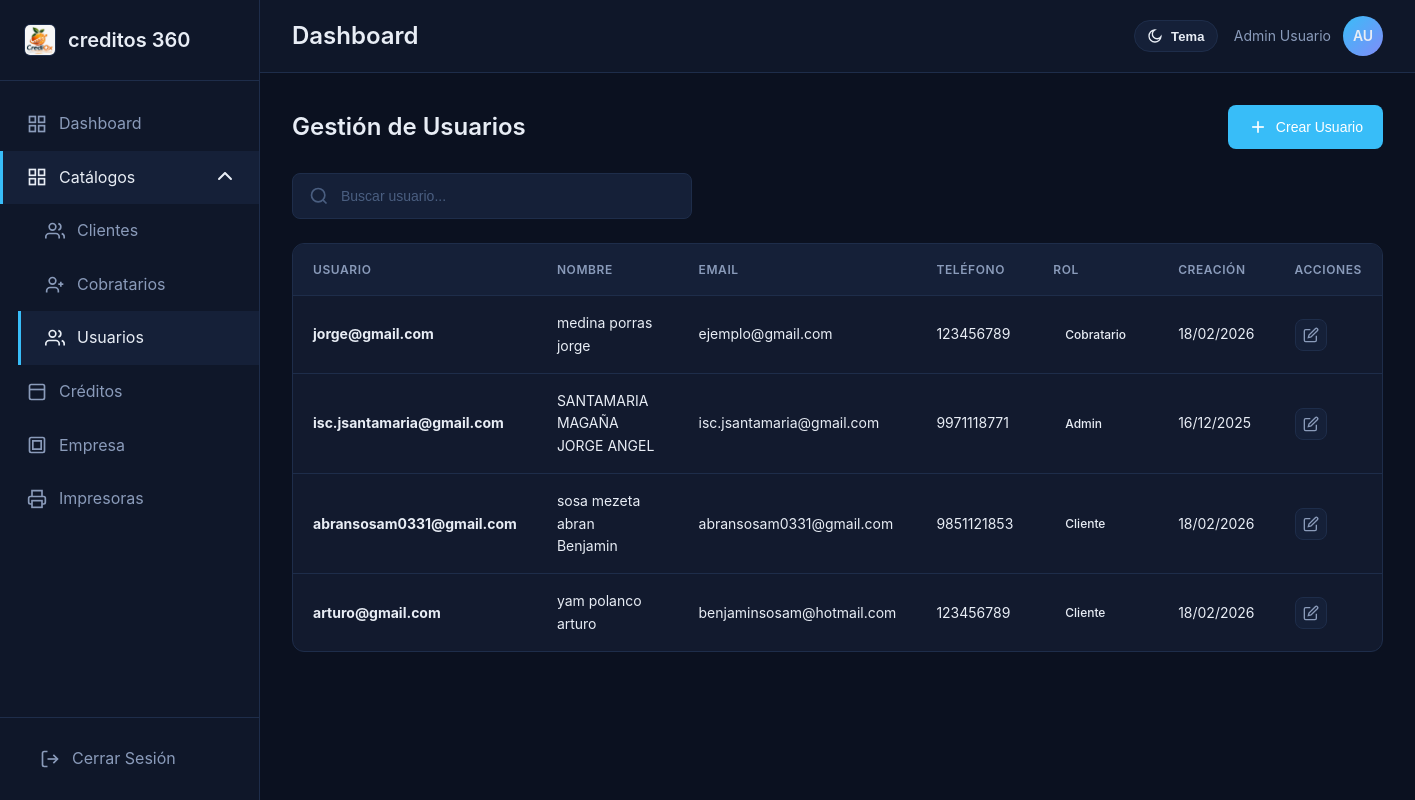
The page /public/usuarios (signed in) on the database its author committed.
### tables this page shows
CREATE TABLE `datos_empresa` (
  `id` int(11) NOT NULL,
  `nombre_empresa` varchar(150) DEFAULT NULL,
  `direccion` varchar(255) DEFAULT NULL,
  `correo` varchar(120) DEFAULT NULL,
  `representante_legal` varchar(150) DEFAULT NULL,
  `rfc` varchar(13) DEFAULT NULL,
  `telefono` varchar(20) DEFAULT NULL,
  `logo_ruta` varchar(255) DEFAULT NULL,
  `created_at` timestamp NULL DEFAULT current_timestamp(),
  `updated_at` timestamp NULL DEFAULT current_timestamp() ON UPDATE current_timestamp()
);

CREATE TABLE `usuarios` (
  `idusuario` int(11) NOT NULL,
  `idpersona` int(11) NOT NULL,
  `username` varchar(50) DEFAULT NULL,
  `password` varchar(255) DEFAULT NULL,
  `activo` tinyint(4) DEFAULT 1,
  `created_at` timestamp NOT NULL DEFAULT current_timestamp()
);

CREATE TABLE `personas` (
  `idpersona` int(11) NOT NULL,
  `ap_paterno` varchar(50) DEFAULT NULL,
  `ap_materno` varchar(50) DEFAULT NULL,
  `nombres` varchar(80) DEFAULT NULL,
  `idrol` int(11) NOT NULL,
  `email` varchar(100) DEFAULT NULL,
  `telefono` varchar(20) DEFAULT NULL,
  `sexo` char(1) DEFAULT NULL,
  `fecha_nacimiento` date DEFAULT NULL,
  `edad` int(11) DEFAULT NULL,
  `curp` varchar(18) DEFAULT NULL,
  `clave_elector` varchar(20) DEFAULT NULL,
  `foto_ruta` varchar(255) DEFAULT NULL,
  `dom_calle` varchar(100) DEFAULT NULL,
  `dom_numero` varchar(10) DEFAULT NULL,
  `dom_cruz1` varchar(100) DEFAULT NULL,
  `dom_cruz2` varchar(100) DEFAULT NULL,
  `dom_colonia` varchar(100) DEFAULT NULL,
  `dom_cp` varchar(10) DEFAULT NULL,
  `idestado` int(11) DEFAULT NULL,
  `idmunicipio` int(11) DEFAULT NULL,
  `dom_referencia` varchar(255) DEFAULT NULL,
  `activo` tinyint(4) DEFAULT 1,
  `created_at` timestamp NOT NULL DEFAULT current_timestamp()
);

### app/views/usuarios/index.php (the view, shortened to what the rows shown need)
<?php
$usuarios = $usuarios ?? [];
?>
<section id="usuarios" class="content-section">
    <div class="section-header">
        <h2>Gestión de Usuarios</h2>
        <a href="nuevo-usuario">
            <button class="btn-primary">
                <svg width="20" height="20" viewBox="0 0 24 24" fill="none" stroke="currentColor" stroke-width="2">
                    <line x1="12" y1="5" x2="12" y2="19"></line>
                    <line x1="5" y1="12" x2="19" y2="12"></line>
                </svg>
                Crear Usuario
            </button>
        </a>
    </div>
    <div class="search-bar">
        <svg width="20" height="20" viewBox="0 0 24 24" fill="none" stroke="currentColor" stroke-width="2">
            <circle cx="11" cy="11" r="8"></circle>
            <line x1="21" y1="21" x2="16.65" y2="16.65"></line>
        </svg>
        <input type="text" placeholder="Buscar usuario...">
    </div>
    <div class="table-container">
        <table class="data-table">
            <thead>
                <tr>
                    <th>Usuario</th>
                    <th>Nombre</th>
                    <th>Email</th>
                    <th>Teléfono</th>
                    <th>Rol</th>
                    <th>Creación</th>
                    <th>Acciones</th>
                </tr>
            </thead>
            <tbody>
                <?php if (empty($usuarios)): ?>
                    <tr>
                        <td colspan="7" style="text-align: center; padding: 40px; color: var(--text-muted);">
                            <svg width="40" height="40" viewBox="0 0 24 24" fill="none" stroke="currentColor" stroke-width="2" style="margin-bottom: 10px; opacity: 0.5;">
                                <path d="M14 16H9m-4.5-4h15"></path>
                                <path d="M12 2c-6.627 0-12 3.134-12 7v2c0 3.866 5.373 7 12 7s12-3.134 12-7v-2c0-3.866-5.373-7-12-7z"></path>
                                <path d="M12 9a2 2 0 1 0 0-4 2 2 0 0 0 0 4z"></path>
                            </svg>
                            <p>No hay usuarios registrados</p>
                        </td>
                    </tr>
                <?php else: ?>
                    <?php foreach ($usuarios as $usuario): ?>
                        <tr>
                            <td><strong><?= htmlspecialchars($usuario['username']) ?></strong></td>
                            <td><?= htmlspecialchars($usuario['nombre']) ?></td>
                            <td><?= htmlspecialchars($usuario['email']) ?></td>
                            <td><?= htmlspecialchars($usuario['telefono'] ?? 'N/A') ?></td>
                            <td>
                                <?php if ($usuario['rol'] === 'Cliente'): ?>
                                    <span class="badge badge-info">Cliente</span>
                                <?php elseif ($usuario['rol'] === 'Cobratario'): ?>
                                    <span class="badge badge-warning">Cobratario</span>
                                <?php else: ?>
                                    <span class="badge badge-success">Admin</span>
                                <?php endif; ?>
                            </td>
                            <td><?= date('d/m/Y', strtotime($usuario['created_at'])) ?></td>
                            <td>
                                <div class="action-buttons">
                                    <a href="editar-usuario?id=<?= $usuario['idusuario'] ?>">
                                        <button class="btn-icon" title="Editar">
                                            <svg width="16" height="16" viewBox="0 0 24 24" fill="none" stroke="currentColor" stroke-width="2">
                                                <path d="M11 4H4a2 2 0 0 0-2 2v14a2 2 0 0 0 2 2h14a2 2 0 0 0 2-2v-7"></path>
                                                <path d="M18.5 2.5a2.121 2.121 0 0 1 3 3L12 15l-4 1 1-4 9.5-9.5z"></path>
                                            </svg>
                                        </button>
                                    </a>
                                </div>
                            </td>
                        </tr>
                    <?php endforeach; ?>
                <?php endif; ?>
            </tbody>
        </table>
    </div>
</section>

### app/views/layouts/sidebar.php (shortened to what the rows shown need)
<?php
$empresaSidebar = [
    'nombre_empresa' => 'GestionPro',
    'logo_ruta' => null,
];
if (class_exists('EmpresaService')) {
    try {
        $empresaSidebar = array_merge($empresaSidebar, (new EmpresaService())->obtenerDatos());
    } catch (Throwable $e) {
    }
}
?>
<aside class="sidebar">
    <div class="sidebar-header">
        <div class="logo">
            <?php if (!empty($empresaSidebar['logo_ruta'])): ?>
                <img src="/<?= htmlspecialchars($empresaSidebar['logo_ruta']) ?>" alt="Logo empresa" class="sidebar-logo-image">
            <?php endif; ?>
            <span><?= htmlspecialchars($empresaSidebar['nombre_empresa'] ?: 'GestionPro') ?></span>
        </div>
    </div>
    <?php $rol = isset($_SESSION['usuario_rol']) ? (int)$_SESSION['usuario_rol'] : null; ?>
    <?php
    $dashboardHref = '/proyecto-residencia/public/dashboard';
    $isAvanceCobranza = str_contains($currentPath, '/dashboard/avance-cobranza');
    $isDashboardAdmin = str_contains($currentPath, '/dashboard')
        && !$isAvanceCobranza
        && !str_contains($currentPath, '/dashboard-cliente')
        && !str_contains($currentPath, '/dashboard-cobratario');
    $isDashboardCliente = str_contains($currentPath, '/dashboard-cliente');
    ?>
    <nav class="sidebar-nav">
        <ul>
            <li>
                <a href="<?= $dashboardHref ?>" class="nav-link <?= ($rol === 1 && $isDashboardAdmin) || ($rol === 2 && $isDashboardCliente) ? 'active' : '' ?>" <?= $rol === 3 ? 'data-cobratario-nav="resumen"' : '' ?>>
                    <svg width="20" height="20" viewBox="0 0 24 24" fill="none" stroke="currentColor" stroke-width="2">
                        <rect x="3" y="3" width="7" height="7"></rect>
                        <rect x="14" y="3" width="7" height="7"></rect>
                        <rect x="14" y="14" width="7" height="7"></rect>
                        <rect x="3" y="14" width="7" height="7"></rect>
                    </svg>
                    <span>Dashboard</span>
                </a>
            </li>
            <?php if ($rol !== 2 && $rol !== 3): ?>
                <?php $catalogosActive = str_contains($currentPath, '/clientes') || str_contains($currentPath, '/cobratarios') || str_contains($currentPath, '/usuarios'); ?>
                <li>
                    <details class="nav-details" <?= $catalogosActive ? 'open' : '' ?>>
                        <summary class="nav-link <?= $catalogosActive ? 'active' : '' ?>">
                            <svg width="20" height="20" viewBox="0 0 24 24" fill="none" stroke="currentColor" stroke-width="2">
                                <rect x="3" y="3" width="7" height="7"></rect>
                                <rect x="14" y="3" width="7" height="7"></rect>
                                <rect x="14" y="14" width="7" height="7"></rect>
                                <rect x="3" y="14" width="7" height="7"></rect>
                            </svg>
                            <span>Catálogos</span>
                        </summary>
                        <ul style="margin-left: 18px;">
                            <li>
                                <a href="/proyecto-residencia/public/clientes" class="nav-link <?= str_contains($currentPath, '/clientes') ? 'active' : '' ?>">
                                    <svg width="20" height="20" viewBox="0 0 24 24" fill="none" stroke="currentColor" stroke-width="2">
                                        <path d="M17 21v-2a4 4 0 0 0-4-4H5a4 4 0 0 0-4 4v2"></path>
                                        <circle cx="9" cy="7" r="4"></circle>
                                        <path d="M23 21v-2a4 4 0 0 0-3-3.87"></path>
                                        <path d="M16 3.13a4 4 0 0 1 0 7.75"></path>
                                    </svg>
                                    <span>Clientes</span>
                                </a>
                            </li>
                            <li>
                                <a href="/proyecto-residencia/public/cobratarios" class="nav-link <?= str_contains($currentPath, '/cobratarios') ? 'active' : '' ?>">
                                    <svg width="20" height="20" viewBox="0 0 24 24" fill="none" stroke="currentColor" stroke-width="2">
                                        <path d="M16 21v-2a4 4 0 0 0-4-4H6a4 4 0 0 0-4 4v2"></path>
                                        <circle cx="9" cy="7" r="4"></circle>
                                        <line x1="19" y1="8" x2="19" y2="14"></line>
                                        <line x1="22" y1="11" x2="16" y2="11"></line>
                                    </svg>
                                    <span>Cobratarios</span>
                                </a>
                            </li>
                            <li>
                                <a href="/proyecto-residencia/public/usuarios" class="nav-link <?= str_contains($currentPath, '/usuarios') ? 'active' : '' ?>">
                                    <svg width="20" height="20" viewBox="0 0 24 24" fill="none" stroke="currentColor" stroke-width="2">
                                        <path d="M17 21v-2a4 4 0 0 0-4-4H5a4 4 0 0 0-4 4v2"></path>
                                        <circle cx="9" cy="7" r="4"></circle>
                                        <path d="M23 21v-2a4 4 0 0 0-3-3.87"></path>
                                        <path d="M16 3.13a4 4 0 0 1 0 7.75"></path>
                                    </svg>
                                    <span>Usuarios</span>
                                </a>
                            </li>
                        </ul>
                    </details>
                </li>
                <li>
                    <a href="/proyecto-residencia/public/creditos" class="nav-link <?= str_contains($currentPath, '/creditos') ? 'active' : '' ?>">
                        <svg width="20" height="20" viewBox="0 0 24 24" fill="none" stroke="currentColor" stroke-width="2">
                            <rect x="3" y="3" width="18" height="18" rx="2" ry="2"></rect>
                            <line x1="3" y1="9" x2="21" y2="9"></line>
                            <line x1="9" y1="16" x2="9" y2="16.01"></line>
                            <line x1="13" y1="16" x2="13" y2="16.01"></line>
                        </svg>
                        <span>Créditos</span>
                    </a>
                </li>
                <li>
                    <a href="/proyecto-residencia/public/empresa" class="nav-link <?= str_contains($currentPath, '/empresa') ? 'active' : '' ?>">
                        <svg width="20" height="20" viewBox="0 0 24 24" fill="none" stroke="currentColor" stroke-width="2">
                            <rect x="3" y="3" width="18" height="18" rx="2" ry="2"></rect>
                            <path d="M7 7h10v10H7z"></path>
                        </svg>
                        <span>Empresa</span>
                    </a>
                </li>
            <?php endif; ?>
            <?php if ($rol !== 2): ?>
                <li>
                    <a href="/proyecto-residencia/public/impresoras" class="nav-link <?= str_contains($currentPath, '/impresoras') ? 'active' : '' ?>">
                        <svg width="20" height="20" viewBox="0 0 24 24" fill="none" stroke="currentColor" stroke-width="2">
                            <polyline points="6 9 6 2 18 2 18 9"></polyline>
                            <path d="M6 18H4a2 2 0 0 1-2-2v-5a2 2 0 0 1 2-2h16a2 2 0 0 1 2 2v5a2 2 0 0 1-2 2h-2"></path>
                            <rect x="6" y="14" width="12" height="8"></rect>
                        </svg>
                        <span>Impresoras</span>
                    </a>
                </li>
            <?php endif; ?>
        </ul>
    </nav>
    <div class="sidebar-footer">
        <a href="/proyecto-residencia/public/logout" class="logout-btn">
            <svg width="20" height="20" viewBox="0 0 24 24" fill="none" stroke="currentColor" stroke-width="2">
                <path d="M9 21H5a2 2 0 0 1-2-2V5a2 2 0 0 1 2-2h4"></path>
                <polyline points="16 17 21 12 16 7"></polyline>
                <line x1="21" y1="12" x2="9" y2="12"></line>
            </svg>
            <span>Cerrar Sesión</span>
        </a>
    </div>
</aside>

### rows shown on the page
datos_empresa: logo_ruta (picture), nombre_empresa "creditos 360"
usuarios: username "jorge@gmail.com", nombre "medina porras jorge", idpersona.email "ejemplo@gmail.com", idpersona.telefono "123456789", shows "Cobratario", created_at "18/02/2026"
usuarios: username "isc.jsantamaria@gmail.com", nombre "SANTAMARIA MAGAÑA JORGE ANGEL", idpersona.email "isc.jsantamaria@gmail.com", idpersona.telefono "9971118771", shows "Admin", created_at "16/12/2025"
usuarios: username "abransosam0331@gmail.com", nombre "sosa mezeta abran Benjamin", idpersona.email "abransosam0331@gmail.com", idpersona.telefono "9851121853", shows "Cliente", created_at "18/02/2026"
usuarios: username "arturo@gmail.com", nombre "yam polanco arturo", idpersona.email "benjaminsosam@hotmail.com", idpersona.telefono "123456789", shows "Cliente", created_at "18/02/2026"
